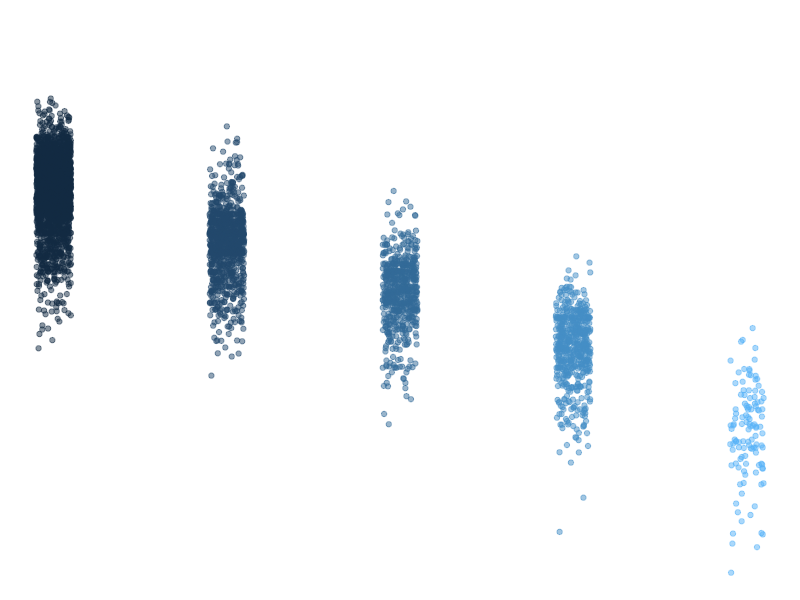

The R source for this figure:
## ---- chunk 1
knitr::opts_chunk$set(echo = TRUE)
library(tidyverse)
## ---- chunk 2
summary(storms)
## ---- chunk 3
names(storms)
## ---- chunk 4
ggplot(data = storms, aes(x = category, y = pressure)) +
  geom_jitter(width = 0.1, 
              alpha = 0.5,
              aes(color = category),
              show.legend = FALSE) +
  labs(x = "Storm Category", 
       y = "Air pressure at storm center (millibars)"
       ) +
  theme_void()
